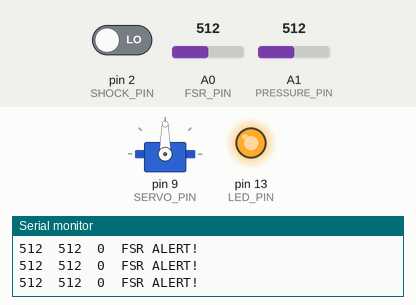
Recording of a sketch running on a simulated Arduino Uno, built with avr-gcc and run on an emulated ATmega328P. On the bench: servo, output pins drawn as LEDs (lit = HIGH), the last lines printed to the serial monitor. The test bench sets the inputs (shaded band); at power-on: A0 (FSR_PIN) = 512, A1 (PRESSURE_PIN) = 512, pin 2 (SHOCK_PIN) LOW.

Above: at 3.0 s.
3.1 s: A0 (FSR_PIN) set to 6
4.6 s: A0 (FSR_PIN) set to 3
At 5.8 s:
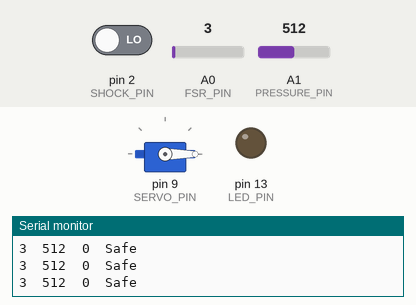
6.1 s: A1 (PRESSURE_PIN) set to 791
7.6 s: A1 (PRESSURE_PIN) set to 815
At 9.0 s:
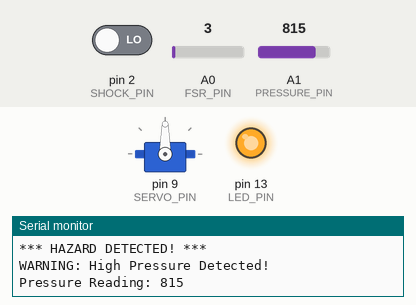
Timing chart, 0 to 10.6 s (numbered marks = the images above; inputs shaded):
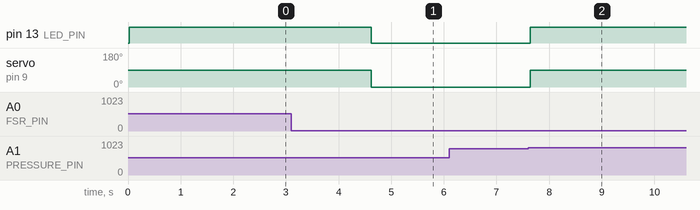

The sketch:

sketch_nov16b.ino
```cpp
#include <Servo.h>

const int FSR_PIN = A0;
const int PRESSURE_PIN = A1;
const int SHOCK_PIN = 2;
const int SERVO_PIN = 9;
const int LED_PIN = 13;

Servo safetyServo;

const int FSR_THRESHOLD = 5;
const int PRESSURE_THRESHOLD = 800;
const int ALERT_DURATION = 2000;

int fsrReading;
int pressureReading;
bool shockDetected;
bool hazardState = false;

bool fsrHazard = false;
bool pressureHazard = false;
bool shockHazard = false;

void setup() {
    Serial.begin(9600);
    pinMode(FSR_PIN, INPUT);
    pinMode(PRESSURE_PIN, INPUT);
    pinMode(SHOCK_PIN, INPUT);
    pinMode(LED_PIN, OUTPUT);
    safetyServo.attach(SERVO_PIN);
    safetyServo.write(0);
    Serial.println("Multi-Sensor Safety System Initialized");
    Serial.println("FSR\tPressure\tShock\tStatus");
}

void loop() {
    fsrReading = analogRead(FSR_PIN);
    pressureReading = analogRead(PRESSURE_PIN);
    shockDetected = digitalRead(SHOCK_PIN);

    fsrHazard = (fsrReading >= FSR_THRESHOLD);
    pressureHazard = (pressureReading >= PRESSURE_THRESHOLD);
    shockHazard = shockDetected;

    printSensorReadings();

    if ((fsrHazard || pressureHazard || shockHazard) && !hazardState) {
        hazardState = true;
        triggerHazardAlert();
    } else if (!fsrHazard && !pressureHazard && !shockHazard) {
        hazardState = false;
        resetSystem();
    }

    delay(100);
}

void printSensorReadings() {
    Serial.print(fsrReading);
    Serial.print("\t");
    Serial.print(pressureReading);
    Serial.print("\t");
    Serial.print(shockDetected);
    Serial.print("\t");

    if (hazardState) {
        if (fsrHazard) Serial.print("FSR ALERT! ");
        if (pressureHazard) Serial.print("PRESSURE ALERT! ");
        if (shockHazard) Serial.print("SHOCK ALERT! ");
    } else {
        Serial.print("Safe");
    }
    Serial.println();
}

void triggerHazardAlert() {
    safetyServo.write(90);
    digitalWrite(LED_PIN, HIGH);
    Serial.println("\n*** HAZARD DETECTED! ***");
    if (fsrHazard) {
        Serial.println("WARNING: Excessive Force Detected!");
        Serial.print("Force Reading: ");
        Serial.println(fsrReading);
    }
    if (pressureHazard) {
        Serial.println("WARNING: High Pressure Detected!");
        Serial.print("Pressure Reading: ");
        Serial.println(pressureReading);
    }
    if (shockHazard) {
        Serial.println("WARNING: Impact Detected!");
    }
    delay(ALERT_DURATION);
}

void resetSystem() {
    safetyServo.write(0);
    digitalWrite(LED_PIN, LOW);
}
```

Measured:
- the behaviour switches between 5 and 4 on A0 (FSR_PIN) (found by bisection; images 0 and 1)
- the behaviour switches between 799 and 800 on A1 (PRESSURE_PIN) (found by bisection; images 1 and 2)
- after the input at 4.6 s, pin 13 (LED_PIN): HIGH → LOW at once; servo on pin 9 (SERVO_PIN): 90° → 0° at once
- after the input at 7.6 s, pin 13 (LED_PIN): LOW → HIGH at once; servo on pin 9 (SERVO_PIN): 0° → 90° at once
